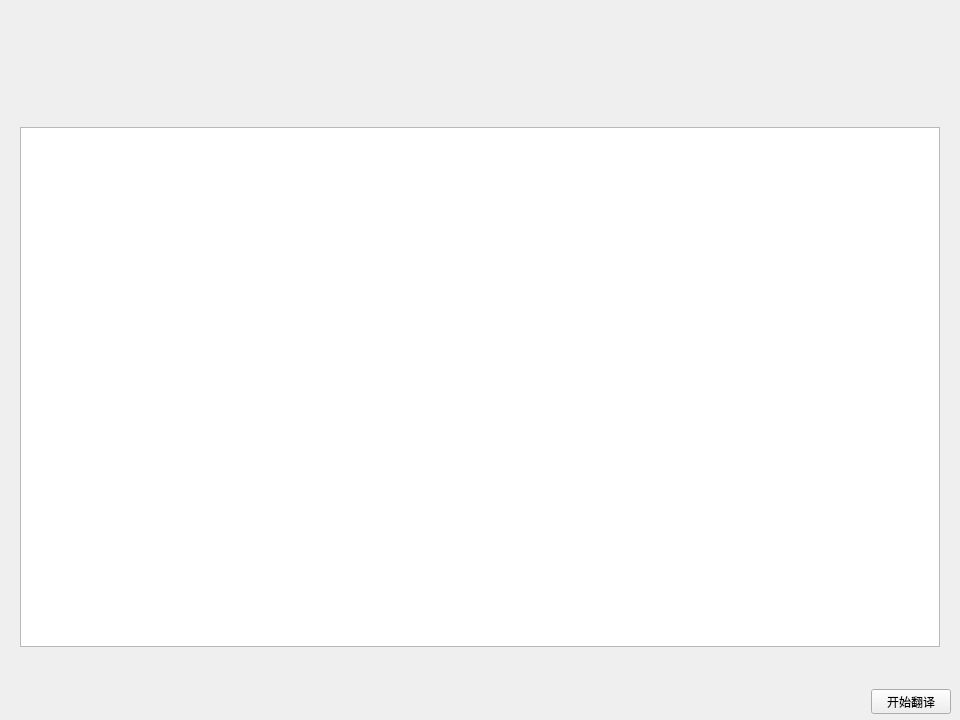
<?xml version="1.0" encoding="UTF-8"?>
<ui version="4.0">
 <class>MachineTrans</class>
 <widget class="QWidget" name="MachineTrans">
  <property name="geometry">
   <rect>
    <x>0</x>
    <y>0</y>
    <width>960</width>
    <height>720</height>
   </rect>
  </property>
  <property name="sizePolicy">
   <sizepolicy hsizetype="Preferred" vsizetype="MinimumExpanding">
    <horstretch>0</horstretch>
    <verstretch>0</verstretch>
   </sizepolicy>
  </property>
  <property name="windowTitle">
   <string>Form</string>
  </property>
  <widget class="QWidget" name="machineTransWidget" native="true">
   <property name="geometry">
    <rect>
     <x>0</x>
     <y>100</y>
     <width>960</width>
     <height>620</height>
    </rect>
   </property>
   <property name="sizePolicy">
    <sizepolicy hsizetype="Expanding" vsizetype="Expanding">
     <horstretch>0</horstretch>
     <verstretch>0</verstretch>
    </sizepolicy>
   </property>
   <layout class="QVBoxLayout" name="verticalLayout">
    <item>
     <widget class="QWidget" name="widget" native="true">
      <layout class="QHBoxLayout" name="horizontalLayout">
       <item>
        <widget class="QTextBrowser" name="machineTransBrowser">
         <property name="sizePolicy">
          <sizepolicy hsizetype="Expanding" vsizetype="Minimum">
           <horstretch>0</horstretch>
           <verstretch>0</verstretch>
          </sizepolicy>
         </property>
         <property name="minimumSize">
          <size>
           <width>920</width>
           <height>520</height>
          </size>
         </property>
         <property name="maximumSize">
          <size>
           <width>920</width>
           <height>520</height>
          </size>
         </property>
        </widget>
       </item>
      </layout>
     </widget>
    </item>
    <item>
     <widget class="QWidget" name="startTransWidget" native="true">
      <property name="minimumSize">
       <size>
        <width>0</width>
        <height>40</height>
       </size>
      </property>
      <property name="maximumSize">
       <size>
        <width>16777215</width>
        <height>40</height>
       </size>
      </property>
      <layout class="QHBoxLayout" name="horizontalLayout_3">
       <item>
        <spacer name="horizontalSpacer_4">
         <property name="orientation">
          <enum>Qt::Horizontal</enum>
         </property>
         <property name="sizeHint" stdset="0">
          <size>
           <width>40</width>
           <height>20</height>
          </size>
         </property>
        </spacer>
       </item>
       <item>
        <widget class="QPushButton" name="startTransButton">
         <property name="minimumSize">
          <size>
           <width>80</width>
           <height>25</height>
          </size>
         </property>
         <property name="maximumSize">
          <size>
           <width>80</width>
           <height>25</height>
          </size>
         </property>
         <property name="text">
          <string>开始翻译</string>
         </property>
        </widget>
       </item>
      </layout>
     </widget>
    </item>
   </layout>
  </widget>
 </widget>
 <resources/>
 <connections/>
</ui>
